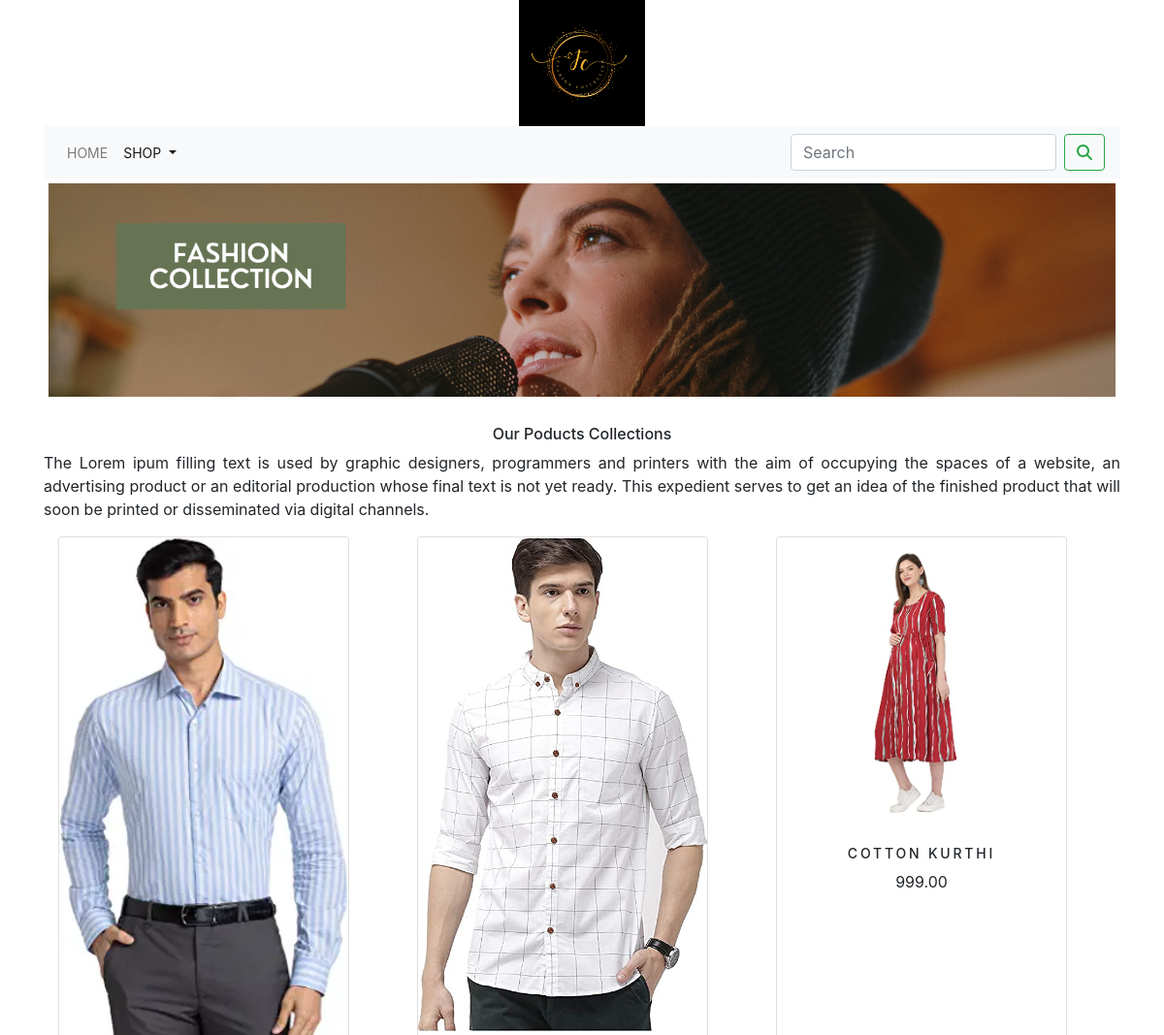
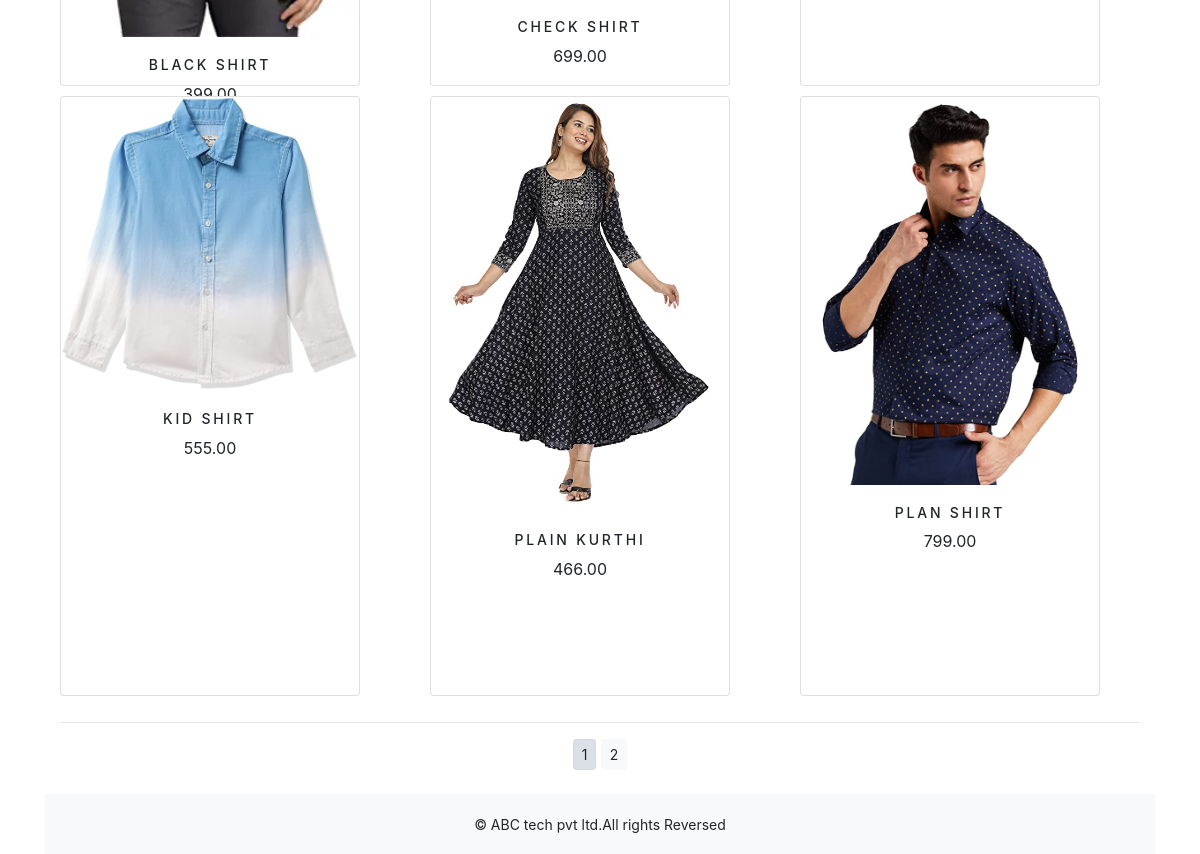
The app's page /shop/ with its own data (2 pictures, top to bottom).
### shop/models.py (models this page shows, shortened)
class Product(models.Model):
    name = models.CharField(max_length=250, unique=True)
    slug = models.SlugField(max_length=250, unique=True)
    description = models.TextField(blank=True)
    price = models.DecimalField(max_digits=10, decimal_places=2)
    category = models.ForeignKey(Category, on_delete=models.CASCADE)
    image = models.ImageField(upload_to='product', blank=True)
    stock = models.IntegerField()
    available = models.BooleanField(default=True)
    created = models.DateTimeField(auto_now_add=True)
    updated = models.DateTimeField(auto_now=True)
    def get_url(self):
        return reverse('shop:prodCatdetail', args=[self.category.slug,self.slug])
    class Meta:
        ordering=('name',)
        verbose_name='product'
        verbose_name_plural='products'

### shop/views.py (the view)
# urls.py: path('',views.allProdCat,name='allProdCat'),
def allProdCat(request,c_slug=None):
    c_page=None
    products_list=None
    if c_slug!=None:
        c_page=get_object_or_404(Category,slug=c_slug)
        products_list=Product.objects.all().filter(category=c_page,available=True)
    else:
        products_list=Product.objects.all().filter(available=True)
    paginator=Paginator(products_list,6)
    try:
        page=int(request.GET.get('page','1'))
    except:
        page=1
    try:
        products=paginator.page(page)
    except ( EmptyPage,InvalidPage ):
        products=paginator.page(paginator.num_pages)
    return render(request,'category.html', {'category':c_page,'products':products})

### cart/context_processors.py (called while the page is built)
def counter(request):
    item_count=0
    if 'admin' in request.path:
        return {}
    else:
        try:
            cart=Cart.objects.filter(cart_id=_cart_id(request))
            car_items=CartItem.objects.all().filter(cart=cart[:1])
            for cart_item in car_items:
                item_count += cart_item.quantity
        except Cart.DoesNotExist:
            item_count =0
    return dict(item_count=item_count)

### cart/views.py (called while the page is built)
def _cart_id(request):
    cart=request.session.session_key
    if not cart:
        cart=request.session.create()
    return cart

### shop/context_processors.py (called while the page is built)
def menu_links(request):
    links=Category.objects.all()
    return dict(links=links)

### shop/models.py (called while the page is built)
    def get_url(self):
        return reverse('shop:products_by_category', args=[self.slug])

### templates/category.html (shortened to what this page needs)
{% extends 'base.html' %}
{% load static %}
{% block content %}
    <div class="mx-auto">
        {% if category %}
        <img class="my_image" src="{{category.image.url}}" alt="{{category.name}}">
    </div>
    <br>
    <div>
        <h1 class="text-center my_title">{{category.name}}</h1>
        <p class="text-justify">{{category.description}}</p>
    </div>
     {% else %}
    <div>
<img class="my_image my_image_padding" src="{% static 'img/banner.png' %}" alt="our products" width="1500px;">
    </div>
    <br>
    <div>
        <h1 class="text-center my_title">Our Poducts Collections</h1>
        <p class="text-justify">The Lorem ipum filling text is used by graphic designers, programmers and printers with the aim of occupying the spaces of a website, an advertising product or an editorial production whose final text is not yet ready.
This expedient serves to get an idea of the finished product that will soon be printed or disseminated via digital channels.</p>
    </div>
    {% endif %}
<div class="container">
    <div class="row mx_auto">
        {% for product in products.object_list %}
        <div class="my_bottom_margin col-9 col-sm-12 col-md-4 col-lg-4">
            <div class="card text-center" style="min-width:18rem; width:300px; height:600px;"  >
                <a href="{{product.get_url}}"><img class="card-img-top my_image" src="{{product.image.url}}" alt="{{product.name}}"></a>
                <div class="card-body">
                    <h4>{{product.name}}</h4>
                    <p>{{product.price}}</p>
                </div>
            </div>
        </div>
        {% endfor %}
    </div>
    <div class="mx-auto">
        {% if products.paginator.num_pages > 1 %}
        <hr>
        <div class="text-center">
            {% for pg in products.paginator.page_range %}
                <a href="?page={{pg}}" class="btn btn-light btn-sm {% if products.number == pg %} active {% endif %}">{{pg}}</a>
            {% endfor %}
        </div>
        {% endif %}
    </div>
    <br>
</div>
{% endblock %}

### templates/base.html (shortened to what this page needs)
{% load static %}
<!DOCTYPE html>
<html lang="en">
<head>
    <link rel="stylesheet" href="{% static 'css/custom.css' %}">
    <link rel="stylesheet" href="{% static 'css/bootstrap.min.css' %}">
</head>
<body>
<div class="container">
    <div>
{% include 'header.html' %}
{% include 'nav.html' %}
{% block content %}
{% endblock %}
        </div>
    </div>
{% include 'footer.html' %}
</body>
</html>

### templates/header.html
{% load static %}
<header>
  <center>
    <a href="{% url 'shop:allProdCat' %}"></a> <img src="{% static 'img/logo.png' %}" alt="logimage" width="130px;" height="130px;">
  </center>
</header>

### templates/nav.html (shortened to what this page needs)
<nav class="navbar navbar-expand-lg navbar-light bg-light">
  <div class="collapse navbar-collapse" id="navbarSupportedContent">
    <ul class="navbar-nav mr-auto ">
      <li class="nav-item">
        <a class="nav-link" href="#">Home</a>
      </li>
      <li class="nav-item dropdown {% if 'shop' in request.path %} active {% endif %}">
        <a class="nav-link dropdown-toggle" href="#" id="navbarDropdown" role="button" data-toggle="dropdown" aria-haspopup="true" aria-expanded="false">
          Shop
        </a>
      </li>
    </ul>
    <form class="d-flex" action="{% url 'search_app:SearchResult' %}" method="get">
      <input class="form-control mr-sm-2" type="search" placeholder="Search" name="q" aria-label="Search">
      <button class="btn btn-outline-success my-2 my-sm-0" type="submit"><i class="fa fa-search" aria-hidden="true" ></i></i></button>
    </form>
  </div>
</nav>

### templates/footer.html
<div class="footer navbar-fixed-bottom my_footer">
  <p class="text-center">&copy; ABC tech pvt ltd.All rights Reversed</p>
</div>

### static/css/custom.css (style rules this page uses)
body { font-family: 'Poppins', sans-serif; }
.nav-item { latter-spacing : .2em; font-size : 14px; text-transform : uppercase; }
.my_footer { background-color : #f8f9fa; height : 60px; }
.my_footer p { padding-top : 20px; font-size : 14px; }
.my_image { width : 100%; height : auto; }
.my_title { font-size : 16px; text_transform : uppercase; latter-spacing : .2em; }
.my_image_padding { padding : 5px; }
.my_bottom_margin { margin-bottom : 10px; }
.card-body h4 { font-size : 14px; text-transform : uppercase; letter-spacing : .2em; }

### records on screen
Product: image (picture), name "BLACK SHIRT", price "399.00"
Product: image (picture), name "CHECK SHIRT", price "699.00"
Product: image (picture), name "COTTON KURTHI", price "999.00"
Product: image (picture), name "KID SHIRT", price "555.00"
Product: image (picture), name "PLAIN KURTHI", price "466.00"
Product: image (picture), name "PLAN SHIRT", price "799.00"

### other values on screen
{{ pg }} "1" "2"
